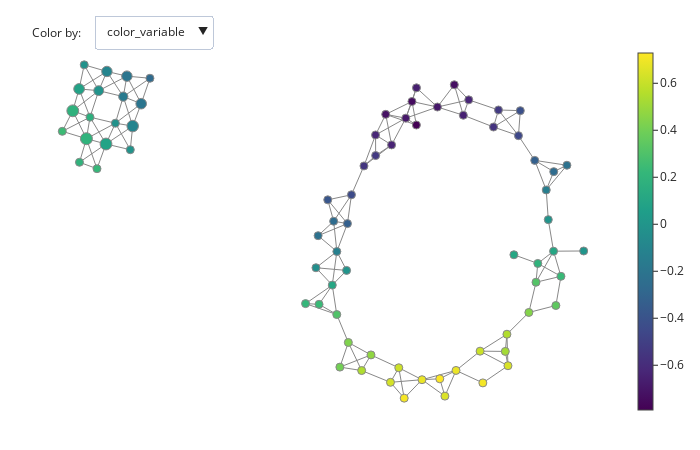

Notebook cell for this chart:
### Code cell
fig = plot_static_mapper_graph(pipe, data_df, color_by_columns_dropdown=True)
fig.show(config={'scrollZoom': True})

### Figure 1 — Plotly figure (JSON) as saved in the notebook; plotly's stock layout.template omitted (floating-point values rounded to 4 significant figures; data arrays with more than 128 entries replaced by an {"elided": "..."} marker saying what was removed)
{"data": [{"hoverinfo": "none", "line": {"color": "#888", "width": 1}, "mode": "lines", "name": "edge_trace", "type": "scatter", "uid": "edd21707-dbe1-4876-b057-9d7d92086b33", "x": {"elided": "465 float values"}, "y": {"elided": "465 float values"}}, {"hoverinfo": "text", "hovertext": ["Node ID: 0<br>Node size: 12<br>Summary statistic: -0.725", "Node ID: 1<br>Node size: 78<br>Summary statistic: -0.65", "Node ID: 2<br>Node size: 99<br>Summary statistic: -0.564", "Node ID: 3<br>Node size: 103<br>Summary statistic: -0.456", "Node ID: 4<br>Node size: 87<br>Summary statistic: -0.326", "Node ID: 5<br>Node size: 28<br>Summary statistic: -0.22", "Node ID: 6<br>Node size: 1<br>Summary statistic: -0.79", "Node ID: 7<br>Node size: 46<br>Summary statistic: -0.741", "Node ID: 8<br>Node size: 105<br>Summary statistic: -0.691", "Node ID: 9<br>Node size: 39<br>Summary statistic: -0.632", "Node ID: 10<br>Node size: 7<br>Summary statistic: -0.529", "Node ID: 11<br>Node size: 5<br>Summary statistic: -0.416", "Node ID: 12<br>Node size: 33<br>Summary statistic: -0.257", "Node ID: 13<br>Node size: 100<br>Summary statistic: -0.141", "Node ID: 14<br>Node size: 55<br>Summary statistic: -0.00904", "Node ID: 15<br>Node size: 1<br>Summary statistic: 0.111", "Node ID: 16<br>Node size: 17<br>Summary statistic: -0.718", "Node ID: 17<br>Node size: 108<br>Summary statistic: -0.692", "Node ID: 18<br>Node size: 11<br>Summary statistic: -0.657", "Node ID: 19<br>Node size: 1<br>Summary statistic: 0.00215", "Node ID: 20<br>Node size: 116<br>Summary statistic: 0.106", "Node ID: 21<br>Node size: 28<br>Summary statistic: 0.191", "Node ID: 22<br>Node size: 63<br>Summary statistic: -0.641", "Node ID: 23<br>Node size: 53<br>Summary statistic: -0.627", "Node ID: 24<br>Node size: 31<br>Summary statistic: -0.266", "Node ID: 25<br>Node size: 254<br>Summary statistic: -0.199", "Node ID: 26<br>Node size: 301<br>Summary statistic: -0.101", "Node ID: 27<br>Node size: 58<br>Summary statistic: -0.0136", "Node ID: 28<br>Node size: 31<br>Summary statistic: 0.234", "Node ID: 29<br>Node size: 87<br>Summary statistic: 0.313", "Node ID: 30<br>Node size: 105<br>Summary statistic: -0.549", "Node ID: 31<br>Node size: 17<br>Summary statistic: -0.53", "Node ID: 32<br>Node size: 248<br>Summary statistic: -0.197", "Node ID: 33<br>Node size: 193<br>Summary statistic: -0.169", "Node ID: 34<br>Node size: 126<br>Summary statistic: -0.0204", "Node ID: 35<br>Node size: 318<br>Summary statistic: 0.0846", "Node ID: 36<br>Node size: 2<br>Summary statistic: 0.189", "Node ID: 37<br>Node size: 3<br>Summary statistic: 0.348", "Node ID: 38<br>Node size: 105<br>Summary statistic: 0.443", "Node ID: 39<br>Node size: 93<br>Summary statistic: -0.443", "Node ID: 40<br>Node size: 14<br>Summary statistic: -0.384", "Node ID: 41<br>Node size: 247<br>Summary statistic: -0.1", "Node ID: 42<br>Node size: 221<br>Summary statistic: -0.0118", "Node ID: 43<br>Node size: 117<br>Summary statistic: 0.165", "Node ID: 44<br>Node size: 327<br>Summary statistic: 0.195", "Node ID: 45<br>Node size: 2<br>Summary statistic: 0.224", "Node ID: 46<br>Node size: 3<br>Summary statistic: 0.518", "Node ID: 47<br>Node size: 103<br>Summary statistic: 0.549", "Node ID: 48<br>Node size: 63<br>Summary statistic: -0.325", "Node ID: 49<br>Node size: 52<br>Summary statistic: -0.26", "Node ID: 50<br>Node size: 26<br>Summary statistic: -0.016", "Node ID: 51<br>Node size: 260<br>Summary statistic: 0.0819", "Node ID: 52<br>Node size: 318<br>Summary statistic: 0.185", "Node ID: 53<br>Node size: 65<br>Summary statistic: 0.244", "Node ID: 54<br>Node size: 23<br>Summary statistic: 0.61", "Node ID: 55<br>Node size: 95<br>Summary statistic: 0.642", "Node ID: 56<br>Node size: 10<br>Summary statistic: -0.217", "Node ID: 57<br>Node size: 101<br>Summary statistic: -0.129", "Node ID: 58<br>Node size: 8<br>Summary statistic: -0.0353", "Node ID: 59<br>Node size: 7<br>Summary statistic: 0.648", "Node ID: 60<br>Node size: 99<br>Summary statistic: 0.686", "Node ID: 61<br>Node size: 28<br>Summary statistic: 0.708", "Node ID: 62<br>Node size: 48<br>Summary statistic: -0.00824", "Node ID: 63<br>Node size: 107<br>Summary statistic: 0.109", "Node ID: 64<br>Node size: 45<br>Summary statistic: 0.234", "Node ID: 65<br>Node size: 8<br>Summary statistic: 0.401", "Node ID: 66<br>Node size: 7<br>Summary statistic: 0.473", "Node ID: 67<br>Node size: 29<br>Summary statistic: 0.615", "Node ID: 68<br>Node size: 100<br>Summary statistic: 0.684", "Node ID: 69<br>Node size: 55<br>Summary statistic: 0.729", "Node ID: 70<br>Node size: 18<br>Summary statistic: 0.214", "Node ID: 71<br>Node size: 77<br>Summary statistic: 0.305", "Node ID: 72<br>Node size: 92<br>Summary statistic: 0.431", "Node ID: 73<br>Node size: 107<br>Summary statistic: 0.545", "Node ID: 74<br>Node size: 83<br>Summary statistic: 0.633", "Node ID: 75<br>Node size: 24<br>Summary statistic: 0.712"], "marker": {"color": [-0.7255, -0.6505, -0.5638, -0.456, -0.3259, -0.2203, -0.7905, -0.7408, -0.6913, -0.6319, -0.529, -0.4165, -0.2572, -0.141, -0.00904, 0.111, -0.7175, -0.6924, -0.6568, 0.00215, 0.1056, 0.1911, -0.6414, -0.6266, -0.2659, -0.1992, -0.1005, -0.01364, 0.2339, 0.313, -0.5492, -0.5296, -0.1966, -0.1689, -0.02037, 0.08459, 0.1887, 0.3481, 0.443, -0.4428, -0.3841, -0.1001, -0.01185, 0.1655, 0.1951, 0.2244, 0.5176, 0.5495, -0.3253, -0.2598, -0.01597, 0.08187, 0.1849, 0.244, 0.6104, 0.6417, -0.2168, -0.1293, -0.03531, 0.6482, 0.686, 0.7079, -0.00824, 0.1088, 0.2343, 0.4015, 0.4727, 0.6152, 0.6836, 0.7288, 0.2137, 0.3046, 0.4306, 0.5455, 0.6329, 0.7119], "colorbar": {"thickness": 15, "title": {"side": "right", "text": ""}, "xanchor": "left"}, "colorscale": [[0, "#440154"], [0.1111, "#482878"], [0.2222, "#3e4989"], [0.3333, "#31688e"], [0.4444, "#26828e"], [0.5556, "#1f9e89"], [0.6667, "#35b779"], [0.7778, "#6ece58"], [0.8889, "#b5de2b"], [1, "#fde725"]], "line": {"color": "#888", "width": 1}, "opacity": 1, "reversescale": false, "showscale": true, "size": [12, 78, 99, 103, 87, 28, 1, 46, 105, 39, 7, 5, 33, 100, 55, 1, 17, 108, 11, 1, 116, 28, 63, 53, 31, 254, 301, 58, 31, 87, 105, 17, 248, 193, 126, 318, 2, 3, 105, 93, 14, 247, 221, 117, 327, 2, 3, 103, 63, 52, 26, 260, 318, 65, 23, 95, 10, 101, 8, 7, 99, 28, 48, 107, 45, 8, 7, 29, 100, 55, 18, 77, 92, 107, 83, 24], "sizemin": 4, "sizemode": "area", "sizeref": 4.542}, "mode": "markers", "name": "node_trace", "type": "scatter", "uid": "e9629e60-8886-49e8-8eef-b1bd63577f60", "x": [2.001, 2.204, 2.887, 3.452, 3.82, 4.548, 1.143, 1.043, 1.618, 2.328, 3.0, 3.494, 4.25, 4.08, 4.127, 3.349, 0.4491, 0.9028, 1.145, 4.928, 4.246, 3.889, 0.5817, 0.2188, -4.885, -5.083, -5.275, -5.33, 4.413, 3.849, -0.04322, 0.2211, -5.406, -5.488, -5.667, -5.879, -6.479, 4.299, 3.687, -0.3262, -0.8625, -5.859, -6.044, -6.241, -6.321, -6.083, 3.154, 3.191, -0.4168, -0.7289, -6.372, -6.488, -6.631, -6.868, 2.584, 3.214, -1.08, -0.6568, -1.129, 1.788, 2.039, 2.646, -0.4364, -0.7604, -1.059, -0.5883, 0.1154, 0.7443, 1.27, 1.672, -1.364, -0.6583, -0.3968, -0.09533, 0.5566, 0.867], "y": [3.026, 2.296, 2.015, 1.807, 1.215, 1.098, 2.062, 2.625, 2.493, 2.664, 2.422, 2.406, 0.9451, 0.506, -0.2046, -1.045, 2.317, 2.227, 2.952, -0.9552, -0.9603, -1.254, 1.586, 1.824, 3.182, 2.573, 2.037, 1.47, -1.562, -1.704, 1.082, 1.331, 3.232, 2.742, 2.105, 1.607, 1.17, -2.261, -2.428, 0.3911, 0.2699, 3.345, 2.885, 2.25, 1.734, 1.016, -3.361, -2.949, -0.2995, -0.2424, 3.503, 2.926, 2.402, 1.911, -3.355, -3.703, -0.5887, -0.9677, -1.357, -4.432, -3.817, -4.115, -1.421, -1.773, -2.233, -3.737, -3.445, -3.752, -4.038, -4.017, -2.216, -2.478, -3.147, -3.819, -4.101, -4.48]}], "layout": {"annotations": [{"align": "left", "showarrow": false, "text": "Color by:", "x": 0, "xref": "paper", "y": 1.055, "yref": "paper"}], "autosize": false, "height": 450, "hovermode": "closest", "margin": {"b": 20, "l": 5, "r": 5, "t": 40}, "showlegend": false, "title": {"text": ""}, "updatemenus": [{"buttons": [{"args": [{"hoverlabel.bgcolor": [null, null], "hovertext": [null, ["Node ID: 0<br>Node size: 12<br>Summary statistic: -0.725", "Node ID: 1<br>Node size: 78<br>Summary statistic: -0.65", "Node ID: 2<br>Node size: 99<br>Summary statistic: -0.564", "Node ID: 3<br>Node size: 103<br>Summary statistic: -0.456", "Node ID: 4<br>Node size: 87<br>Summary statistic: -0.326", "Node ID: 5<br>Node size: 28<br>Summary statistic: -0.22", "Node ID: 6<br>Node size: 1<br>Summary statistic: -0.79", "Node ID: 7<br>Node size: 46<br>Summary statistic: -0.741", "Node ID: 8<br>Node size: 105<br>Summary statistic: -0.691", "Node ID: 9<br>Node size: 39<br>Summary statistic: -0.632", "Node ID: 10<br>Node size: 7<br>Summary statistic: -0.529", "Node ID: 11<br>Node size: 5<br>Summary statistic: -0.416", "Node ID: 12<br>Node size: 33<br>Summary statistic: -0.257", "Node ID: 13<br>Node size: 100<br>Summary statistic: -0.141", "Node ID: 14<br>Node size: 55<br>Summary statistic: -0.00904", "Node ID: 15<br>Node size: 1<br>Summary statistic: 0.111", "Node ID: 16<br>Node size: 17<br>Summary statistic: -0.718", "Node ID: 17<br>Node size: 108<br>Summary statistic: -0.692", "Node ID: 18<br>Node size: 11<br>Summary statistic: -0.657", "Node ID: 19<br>Node size: 1<br>Summary statistic: 0.00215", "Node ID: 20<br>Node size: 116<br>Summary statistic: 0.106", "Node ID: 21<br>Node size: 28<br>Summary statistic: 0.191", "Node ID: 22<br>Node size: 63<br>Summary statistic: -0.641", "Node ID: 23<br>Node size: 53<br>Summary statistic: -0.627", "Node ID: 24<br>Node size: 31<br>Summary statistic: -0.266", "Node ID: 25<br>Node size: 254<br>Summary statistic: -0.199", "Node ID: 26<br>Node size: 301<br>Summary statistic: -0.101", "Node ID: 27<br>Node size: 58<br>Summary statistic: -0.0136", "Node ID: 28<br>Node size: 31<br>Summary statistic: 0.234", "Node ID: 29<br>Node size: 87<br>Summary statistic: 0.313", "Node ID: 30<br>Node size: 105<br>Summary statistic: -0.549", "Node ID: 31<br>Node size: 17<br>Summary statistic: -0.53", "Node ID: 32<br>Node size: 248<br>Summary statistic: -0.197", "Node ID: 33<br>Node size: 193<br>Summary statistic: -0.169", "Node ID: 34<br>Node size: 126<br>Summary statistic: -0.0204", "Node ID: 35<br>Node size: 318<br>Summary statistic: 0.0846", "Node ID: 36<br>Node size: 2<br>Summary statistic: 0.189", "Node ID: 37<br>Node size: 3<br>Summary statistic: 0.348", "Node ID: 38<br>Node size: 105<br>Summary statistic: 0.443", "Node ID: 39<br>Node size: 93<br>Summary statistic: -0.443", "Node ID: 40<br>Node size: 14<br>Summary statistic: -0.384", "Node ID: 41<br>Node size: 247<br>Summary statistic: -0.1", "Node ID: 42<br>Node size: 221<br>Summary statistic: -0.0118", "Node ID: 43<br>Node size: 117<br>Summary statistic: 0.165", "Node ID: 44<br>Node size: 327<br>Summary statistic: 0.195", "Node ID: 45<br>Node size: 2<br>Summary statistic: 0.224", "Node ID: 46<br>Node size: 3<br>Summary statistic: 0.518", "Node ID: 47<br>Node size: 103<br>Summary statistic: 0.549", "Node ID: 48<br>Node size: 63<br>Summary statistic: -0.325", "Node ID: 49<br>Node size: 52<br>Summary statistic: -0.26", "Node ID: 50<br>Node size: 26<br>Summary statistic: -0.016", "Node ID: 51<br>Node size: 260<br>Summary statistic: 0.0819", "Node ID: 52<br>Node size: 318<br>Summary statistic: 0.185", "Node ID: 53<br>Node size: 65<br>Summary statistic: 0.244", "Node ID: 54<br>Node size: 23<br>Summary statistic: 0.61", "Node ID: 55<br>Node size: 95<br>Summary statistic: 0.642", "Node ID: 56<br>Node size: 10<br>Summary statistic: -0.217", "Node ID: 57<br>Node size: 101<br>Summary statistic: -0.129", "Node ID: 58<br>Node size: 8<br>Summary statistic: -0.0353", "Node ID: 59<br>Node size: 7<br>Summary statistic: 0.648", "Node ID: 60<br>Node size: 99<br>Summary statistic: 0.686", "Node ID: 61<br>Node size: 28<br>Summary statistic: 0.708", "Node ID: 62<br>Node size: 48<br>Summary statistic: -0.00824", "Node ID: 63<br>Node size: 107<br>Summary statistic: 0.109", "Node ID: 64<br>Node size: 45<br>Summary statistic: 0.234", "Node ID: 65<br>Node size: 8<br>Summary statistic: 0.401", "Node ID: 66<br>Node size: 7<br>Summary statistic: 0.473", "Node ID: 67<br>Node size: 29<br>Summary statistic: 0.615", "Node ID: 68<br>Node size: 100<br>Summary statistic: 0.684", "Node ID: 69<br>Node size: 55<br>Summary statistic: 0.729", "Node ID: 70<br>Node size: 18<br>Summary statistic: 0.214", "Node ID: 71<br>Node size: 77<br>Summary statistic: 0.305", "Node ID: 72<br>Node size: 92<br>Summary statistic: 0.431", "Node ID: 73<br>Node size: 107<br>Summary statistic: 0.545", "Node ID: 74<br>Node size: 83<br>Summary statistic: 0.633", "Node ID: 75<br>Node size: 24<br>Summary statistic: 0.712"]], "marker.color": [null, [-0.7255, -0.6505, -0.5638, -0.456, -0.3259, -0.2203, -0.7905, -0.7408, -0.6913, -0.6319, -0.529, -0.4165, -0.2572, -0.141, -0.00904, 0.111, -0.7175, -0.6924, -0.6568, 0.00215, 0.1056, 0.1911, -0.6414, -0.6266, -0.2659, -0.1992, -0.1005, -0.01364, 0.2339, 0.313, -0.5492, -0.5296, -0.1966, -0.1689, -0.02037, 0.08459, 0.1887, 0.3481, 0.443, -0.4428, -0.3841, -0.1001, -0.01185, 0.1655, 0.1951, 0.2244, 0.5176, 0.5495, -0.3253, -0.2598, -0.01597, 0.08187, 0.1849, 0.244, 0.6104, 0.6417, -0.2168, -0.1293, -0.03531, 0.6482, 0.686, 0.7079, -0.00824, 0.1088, 0.2343, 0.4015, 0.4727, 0.6152, 0.6836, 0.7288, 0.2137, 0.3046, 0.4306, 0.5455, 0.6329, 0.7119]]}], "label": "color_variable", "method": "restyle"}, {"args": [{"hovertext": [null, ["Node ID: 0<br>Node size: 12<br>Summary statistic: -0.927", "Node ID: 1<br>Node size: 78<br>Summary statistic: -0.955", "Node ID: 2<br>Node size: 99<br>Summary statistic: -0.985", "Node ID: 3<br>Node size: 103<br>Summary statistic: -0.995", "Node ID: 4<br>Node size: 87<br>Summary statistic: -0.962", "Node ID: 5<br>Node size: 28<br>Summary statistic: -0.921", "Node ID: 6<br>Node size: 1<br>Summary statistic: -0.667", "Node ID: 7<br>Node size: 46<br>Summary statistic: -0.728", "Node ID: 8<br>Node size: 105<br>Summary statistic: -0.799", "Node ID: 9<br>Node size: 39<br>Summary statistic: -0.861", "Node ID: 10<br>Node size: 7<br>Summary statistic: -0.894", "Node ID: 11<br>Node size: 5<br>Summary statistic: -0.909", "Node ID: 12<br>Node size: 33<br>Summary statistic: -0.878", "Node ID: 13<br>Node size: 100<br>Summary statistic: -0.824", "Node ID: 14<br>Node size: 55<br>Summary statistic: -0.726", "Node ID: 15<br>Node size: 1<br>Summary statistic: -0.679", "Node ID: 16<br>Node size: 17<br>Summary statistic: -0.503", "Node ID: 17<br>Node size: 108<br>Summary statistic: -0.556", "Node ID: 18<br>Node size: 11<br>Summary statistic: -0.643", "Node ID: 19<br>Node size: 1<br>Summary statistic: -0.661", "Node ID: 20<br>Node size: 116<br>Summary statistic: -0.58", "Node ID: 21<br>Node size: 28<br>Summary statistic: -0.524", "Node ID: 22<br>Node size: 63<br>Summary statistic: -0.318", "Node ID: 23<br>Node size: 53<br>Summary statistic: -0.369", "Node ID: 24<br>Node size: 31<br>Summary statistic: -0.257", "Node ID: 25<br>Node size: 254<br>Summary statistic: -0.28", "Node ID: 26<br>Node size: 301<br>Summary statistic: -0.287", "Node ID: 27<br>Node size: 58<br>Summary statistic: -0.264", "Node ID: 28<br>Node size: 31<br>Summary statistic: -0.385", "Node ID: 29<br>Node size: 87<br>Summary statistic: -0.323", "Node ID: 30<br>Node size: 105<br>Summary statistic: -0.101", "Node ID: 31<br>Node size: 17<br>Summary statistic: -0.145", "Node ID: 32<br>Node size: 248<br>Summary statistic: -0.098", "Node ID: 33<br>Node size: 193<br>Summary statistic: -0.156", "Node ID: 34<br>Node size: 126<br>Summary statistic: -0.183", "Node ID: 35<br>Node size: 318<br>Summary statistic: -0.108", "Node ID: 36<br>Node size: 2<br>Summary statistic: -0.0551", "Node ID: 37<br>Node size: 3<br>Summary statistic: -0.172", "Node ID: 38<br>Node size: 105<br>Summary statistic: -0.107", "Node ID: 39<br>Node size: 93<br>Summary statistic: 0.108", "Node ID: 40<br>Node size: 14<br>Summary statistic: 0.143", "Node ID: 41<br>Node size: 247<br>Summary statistic: 0.0995", "Node ID: 42<br>Node size: 221<br>Summary statistic: 0.159", "Node ID: 43<br>Node size: 117<br>Summary statistic: 0.191", "Node ID: 44<br>Node size: 327<br>Summary statistic: 0.114", "Node ID: 45<br>Node size: 2<br>Summary statistic: 0.0204", "Node ID: 46<br>Node size: 3<br>Summary statistic: 0.16", "Node ID: 47<br>Node size: 103<br>Summary statistic: 0.109", "Node ID: 48<br>Node size: 63<br>Summary statistic: 0.322", "Node ID: 49<br>Node size: 52<br>Summary statistic: 0.364", "Node ID: 50<br>Node size: 26<br>Summary statistic: 0.241", "Node ID: 51<br>Node size: 260<br>Summary statistic: 0.28", "Node ID: 52<br>Node size: 318<br>Summary statistic: 0.286", "Node ID: 53<br>Node size: 65<br>Summary statistic: 0.246", "Node ID: 54<br>Node size: 23<br>Summary statistic: 0.371", "Node ID: 55<br>Node size: 95<br>Summary statistic: 0.332", "Node ID: 56<br>Node size: 10<br>Summary statistic: 0.505", "Node ID: 57<br>Node size: 101<br>Summary statistic: 0.565", "Node ID: 58<br>Node size: 8<br>Summary statistic: 0.616", "Node ID: 59<br>Node size: 7<br>Summary statistic: 0.667", "Node ID: 60<br>Node size: 99<br>Summary statistic: 0.582", "Node ID: 61<br>Node size: 28<br>Summary statistic: 0.507", "Node ID: 62<br>Node size: 48<br>Summary statistic: 0.725", "Node ID: 63<br>Node size: 107<br>Summary statistic: 0.804", "Node ID: 64<br>Node size: 45<br>Summary statistic: 0.872", "Node ID: 65<br>Node size: 8<br>Summary statistic: 0.89", "Node ID: 66<br>Node size: 7<br>Summary statistic: 0.89", "Node ID: 67<br>Node size: 29<br>Summary statistic: 0.869", "Node ID: 68<br>Node size: 100<br>Summary statistic: 0.815", "Node ID: 69<br>Node size: 55<br>Summary statistic: 0.745", "Node ID: 70<br>Node size: 18<br>Summary statistic: 0.93", "Node ID: 71<br>Node size: 77<br>Summary statistic: 0.959", "Node ID: 72<br>Node size: 92<br>Summary statistic: 0.995", "Node ID: 73<br>Node size: 107<br>Summary statistic: 0.992", "Node ID: 74<br>Node size: 83<br>Summary statistic: 0.963", "Node ID: 75<br>Node size: 24<br>Summary statistic: 0.933"]], "marker.color": [null, [-0.9274, -0.9553, -0.9845, -0.9951, -0.962, -0.9207, -0.6668, -0.7278, -0.7994, -0.8606, -0.8941, -0.9088, -0.8779, -0.8244, -0.7258, -0.6794, -0.503, -0.5561, -0.6425, -0.6614, -0.5804, -0.5245, -0.3181, -0.3686, -0.257, -0.2804, -0.2872, -0.2642, -0.3852, -0.3234, -0.1009, -0.1451, -0.09803, -0.1556, -0.1833, -0.1075, -0.05508, -0.1724, -0.1074, 0.1079, 0.1431, 0.09953, 0.1595, 0.1911, 0.1143, 0.02037, 0.1598, 0.1093, 0.3215, 0.3642, 0.2413, 0.2795, 0.2865, 0.2463, 0.3712, 0.3323, 0.5045, 0.5645, 0.6165, 0.6673, 0.5818, 0.5067, 0.7252, 0.8035, 0.8717, 0.8899, 0.8902, 0.869, 0.8153, 0.7452, 0.9298, 0.9587, 0.995, 0.9921, 0.9634, 0.9328]]}], "label": "Column x", "method": "restyle"}, {"args": [{"hovertext": [null, ["Node ID: 0<br>Node size: 12<br>Summary statistic: -0.524", "Node ID: 1<br>Node size: 78<br>Summary statistic: -0.346", "Node ID: 2<br>Node size: 99<br>Summary statistic: -0.143", "Node ID: 3<br>Node size: 103<br>Summary statistic: 0.0831", "Node ID: 4<br>Node size: 87<br>Summary statistic: 0.31", "Node ID: 5<br>Node size: 28<br>Summary statistic: 0.48", "Node ID: 6<br>Node size: 1<br>Summary statistic: -0.914", "Node ID: 7<br>Node size: 46<br>Summary statistic: -0.754", "Node ID: 8<br>Node size: 105<br>Summary statistic: -0.583", "Node ID: 9<br>Node size: 39<br>Summary statistic: -0.403", "Node ID: 10<br>Node size: 7<br>Summary statistic: -0.164", "Node ID: 11<br>Node size: 5<br>Summary statistic: 0.0759", "Node ID: 12<br>Node size: 33<br>Summary statistic: 0.364", "Node ID: 13<br>Node size: 100<br>Summary statistic: 0.542", "Node ID: 14<br>Node size: 55<br>Summary statistic: 0.708", "Node ID: 15<br>Node size: 1<br>Summary statistic: 0.901", "Node ID: 16<br>Node size: 17<br>Summary statistic: -0.932", "Node ID: 17<br>Node size: 108<br>Summary statistic: -0.829", "Node ID: 18<br>Node size: 11<br>Summary statistic: -0.671", "Node ID: 19<br>Node size: 1<br>Summary statistic: 0.666", "Node ID: 20<br>Node size: 116<br>Summary statistic: 0.792", "Node ID: 21<br>Node size: 28<br>Summary statistic: 0.907", "Node ID: 22<br>Node size: 63<br>Summary statistic: -0.965", "Node ID: 23<br>Node size: 53<br>Summary statistic: -0.885", "Node ID: 24<br>Node size: 31<br>Summary statistic: -0.275", "Node ID: 25<br>Node size: 254<br>Summary statistic: -0.118", "Node ID: 26<br>Node size: 301<br>Summary statistic: 0.0861", "Node ID: 27<br>Node size: 58<br>Summary statistic: 0.237", "Node ID: 28<br>Node size: 31<br>Summary statistic: 0.853", "Node ID: 29<br>Node size: 87<br>Summary statistic: 0.949", "Node ID: 30<br>Node size: 105<br>Summary statistic: -0.997", "Node ID: 31<br>Node size: 17<br>Summary statistic: -0.914", "Node ID: 32<br>Node size: 248<br>Summary statistic: -0.295", "Node ID: 33<br>Node size: 193<br>Summary statistic: -0.182", "Node ID: 34<br>Node size: 126<br>Summary statistic: 0.143", "Node ID: 35<br>Node size: 318<br>Summary statistic: 0.277", "Node ID: 36<br>Node size: 2<br>Summary statistic: 0.432", "Node ID: 37<br>Node size: 3<br>Summary statistic: 0.869", "Node ID: 38<br>Node size: 105<br>Summary statistic: 0.993", "Node ID: 39<br>Node size: 93<br>Summary statistic: -0.993", "Node ID: 40<br>Node size: 14<br>Summary statistic: -0.911", "Node ID: 41<br>Node size: 247<br>Summary statistic: -0.3", "Node ID: 42<br>Node size: 221<br>Summary statistic: -0.183", "Node ID: 43<br>Node size: 117<br>Summary statistic: 0.14", "Node ID: 44<br>Node size: 327<br>Summary statistic: 0.276", "Node ID: 45<br>Node size: 2<br>Summary statistic: 0.428", "Node ID: 46<br>Node size: 3<br>Summary statistic: 0.875", "Node ID: 47<br>Node size: 103<br>Summary statistic: 0.99", "Node ID: 48<br>Node size: 63<br>Summary statistic: -0.972", "Node ID: 49<br>Node size: 52<br>Summary statistic: -0.884", "Node ID: 50<br>Node size: 26<br>Summary statistic: -0.273", "Node ID: 51<br>Node size: 260<br>Summary statistic: -0.116", "Node ID: 52<br>Node size: 318<br>Summary statistic: 0.0834", "Node ID: 53<br>Node size: 65<br>Summary statistic: 0.242", "Node ID: 54<br>Node size: 23<br>Summary statistic: 0.85", "Node ID: 55<br>Node size: 95<br>Summary statistic: 0.951", "Node ID: 56<br>Node size: 10<br>Summary statistic: -0.938", "Node ID: 57<br>Node size: 101<br>Summary statistic: -0.823", "Node ID: 58<br>Node size: 8<br>Summary statistic: -0.687", "Node ID: 59<br>Node size: 7<br>Summary statistic: 0.629", "Node ID: 60<br>Node size: 99<br>Summary statistic: 0.79", "Node ID: 61<br>Node size: 28<br>Summary statistic: 0.909", "Node ID: 62<br>Node size: 48<br>Summary statistic: -0.742", "Node ID: 63<br>Node size: 107<br>Summary statistic: -0.586", "Node ID: 64<br>Node size: 45<br>Summary statistic: -0.403", "Node ID: 65<br>Node size: 8<br>Summary statistic: -0.0869", "Node ID: 66<br>Node size: 7<br>Summary statistic: 0.0551", "Node ID: 67<br>Node size: 29<br>Summary statistic: 0.361", "Node ID: 68<br>Node size: 100<br>Summary statistic: 0.552", "Node ID: 69<br>Node size: 55<br>Summary statistic: 0.712", "Node ID: 70<br>Node size: 18<br>Summary statistic: -0.502", "Node ID: 71<br>Node size: 77<br>Summary statistic: -0.349", "Node ID: 72<br>Node size: 92<br>Summary statistic: -0.134", "Node ID: 73<br>Node size: 107<br>Summary statistic: 0.0989", "Node ID: 74<br>Node size: 83<br>Summary statistic: 0.302", "Node ID: 75<br>Node size: 24<br>Summary statistic: 0.491"]], "marker.color": [null, [-0.5236, -0.3456, -0.1431, 0.08313, 0.3102, 0.4802, -0.9142, -0.7538, -0.5832, -0.4033, -0.164, 0.0759, 0.3635, 0.5424, 0.7077, 0.9014, -0.9321, -0.8287, -0.6712, 0.6657, 0.7916, 0.9068, -0.9647, -0.8847, -0.2748, -0.118, 0.08611, 0.2369, 0.8529, 0.9494, -0.9975, -0.9141, -0.2952, -0.1823, 0.1425, 0.2767, 0.4325, 0.8685, 0.9934, -0.9934, -0.9112, -0.2998, -0.1832, 0.1399, 0.2759, 0.4284, 0.8754, 0.9897, -0.9722, -0.8837, -0.2732, -0.1158, 0.08341, 0.2417, 0.8495, 0.9512, -0.9381, -0.8232, -0.6871, 0.6291, 0.7902, 0.9092, -0.7417, -0.5859, -0.403, -0.08689, 0.0551, 0.3615, 0.552, 0.7124, -0.5024, -0.3494, -0.1338, 0.09889, 0.3025, 0.491]]}], "label": "Column y", "method": "restyle"}], "direction": "down", "pad": {"r": 10, "t": 10}, "showactive": true, "x": 0.11, "xanchor": "left", "y": 1.1, "yanchor": "top"}], "width": 700, "xaxis": {"autorange": true, "range": [-7.599, 5.659], "showgrid": false, "showline": false, "showticklabels": false, "ticks": "", "title": {"text": ""}, "type": "linear", "zeroline": false}, "yaxis": {"autorange": true, "range": [-5.004, 4.026], "showgrid": false, "showline": false, "showticklabels": false, "ticks": "", "title": {"text": ""}, "type": "linear", "zeroline": false}}}
